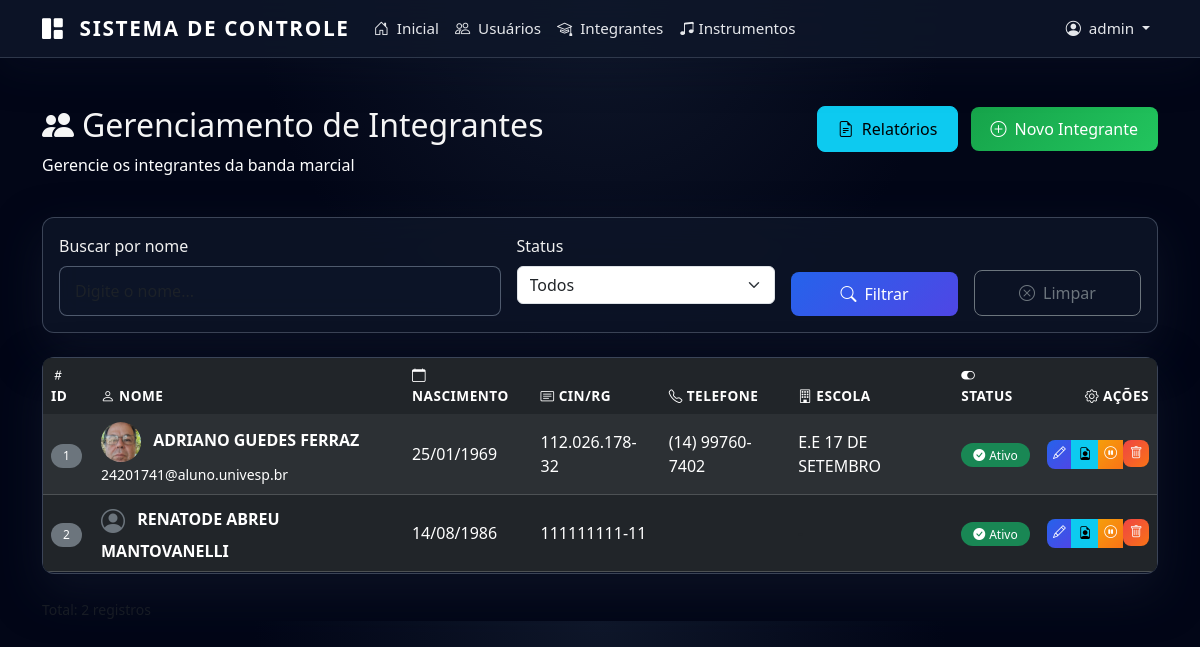
The page /admin/alunos (signed in) on the database its author committed.
### app/models.py (models this page shows, shortened)
class User(UserMixin, db.Model):
    id = db.Column(db.Integer, primary_key=True)
    username = db.Column(db.String(100), unique=True, nullable=False)
    password = db.Column(db.String(255), nullable=False)
    is_admin = db.Column(db.Boolean, default=False)
    is_active = db.Column(db.Boolean, default=True)
    must_change_password = db.Column(db.Boolean, default=True)
    login_attempts = db.Column(db.Integer, default=0)
    blocked_until = db.Column(db.DateTime, nullable=True)

class Aluno(db.Model):
    id = db.Column(db.Integer, primary_key=True)
    nome = db.Column(db.String(200), nullable=False)
    data_nascimento = db.Column(db.Date, nullable=True)
    naturalidade = db.Column(db.String(100))
    cin_rg = db.Column(db.String(20), unique=True)
    email = db.Column(db.String(150))
    telefone = db.Column(db.String(20))
    cep = db.Column(db.String(10))
    endereco = db.Column(db.String(300))
    bairro = db.Column(db.String(100))
    cidade = db.Column(db.String(100))
    estado = db.Column(db.String(2))
    foto_path = db.Column(db.String(500))
    ativo = db.Column(db.Boolean, default=True)
    numero = db.Column(db.String(20))
    complemento = db.Column(db.String(200))
    funcao_id = db.Column(db.Integer, db.ForeignKey('funcao_banda.id'))
    funcao = db.relationship('FuncaoBanda', backref='alunos')
    created_at = db.Column(db.DateTime, default=datetime.utcnow)
    responsaveis = db.relationship('Responsavel', backref='aluno', lazy=True, cascade='all, delete-orphan')
    uniforme = db.relationship('Uniforme', backref='aluno', lazy=True, cascade='all, delete-orphan')
    presencas = db.relationship('Presenca', backref='aluno', lazy=True, cascade='all, delete-orphan')
    instrumentos = db.relationship('AlunoInstrumento', backref='aluno', lazy=True, cascade='all, delete-orphan')
    escolas = db.relationship('AlunoEscola', backref='aluno', lazy=True, cascade='all, delete-orphan')

class AlunoEscola(db.Model):
    id = db.Column(db.Integer, primary_key=True)
    aluno_id = db.Column(db.Integer, db.ForeignKey('aluno.id'), nullable=False)
    escola_id = db.Column(db.Integer, db.ForeignKey('escola.id'), nullable=False)
    data_matricula = db.Column(db.Date, default=datetime.utcnow().date)

class Escola(db.Model):
    id = db.Column(db.Integer, primary_key=True)
    nome = db.Column(db.String(200), nullable=False)
    endereco = db.Column(db.String(300))
    alunos = db.relationship('AlunoEscola', backref='escola', lazy=True)

### app/routes.py (the view)
@main_bp.route("/admin/alunos")
@login_required
def listar_alunos():
    nome_busca = request.args.get('busca', '')
    ativo_filter = request.args.get('ativo', '')
    query = Aluno.query
    if nome_busca:
        query = query.filter(Aluno.nome.ilike(f'%{nome_busca}%'))
    if ativo_filter == '1':
        query = query.filter(Aluno.ativo == True)
    elif ativo_filter == '0':
        query = query.filter(Aluno.ativo == False)
    alunos = query.order_by(Aluno.nome).all()
    return render_template("admin_alunos.html",
                           alunos=alunos,
                           busca=nome_busca,
                           ativo_filter=ativo_filter)

### app/__init__.py (called while the page is built)
@login_manager.user_loader
def load_user(user_id):
    from .models import User
    return User.query.get(int(user_id))

### templates/admin_alunos.html (shortened to what this page needs)
{% extends "base.html" %}
{% block content %}
<div class="container mt-5 fade-in">
  <div class="row mb-4">
    <div class="col-md-8">
      <h2><i class="bi bi-people-fill me-2"></i>Gerenciamento de Integrantes</h2>
      <p class="text-white">Gerencie os integrantes da banda marcial</p>
    </div>
    <div class="col-md-4 text-md-end">
      <a href="{{ url_for('main.relatorio_geral_alunos') }}" class="btn btn-info me-2" target="_blank">
        <i class="bi bi-file-earmark-text me-2"></i>Relatórios
      </a>
      {% if current_user.is_admin %}
      <a href="{{ url_for('main.criar_aluno') }}" class="btn btn-success">
        <i class="bi bi-plus-circle me-2"></i>Novo Integrante
      </a>
      {% endif %}
    </div>
  </div>
  <div class="card mb-4">
    <div class="card-body">
      <form method="GET" action="{{ url_for('main.listar_alunos') }}" class="row g-3">
        <div class="col-md-5">
          <label for="busca" class="form-label">Buscar por nome</label>
          <input type="text" name="busca" id="busca" class="form-control"
                 value="{{ busca }}" placeholder="Digite o nome...">
        </div>
        <div class="col-md-3">
          <label for="ativo" class="form-label">Status</label>
          <select name="ativo" id="ativo" class="form-select">
            <option value="">Todos</option>
          </select>
        </div>
        <div class="col-md-2 d-flex align-items-end">
          <button type="submit" class="btn btn-primary w-100">
            <i class="bi bi-search me-2"></i>Filtrar
          </button>
        </div>
        <div class="col-md-2 d-flex align-items-end">
          <a href="{{ url_for('main.listar_alunos') }}" class="btn btn-outline-secondary w-100">
            <i class="bi bi-x-circle me-2"></i>Limpar
          </a>
        </div>
      </form>
    </div>
  </div>
  <div class="card">
    <div class="card-body p-0">
      <div class="table-responsive">
        <table class="table table-dark table-striped table-hover mb-0">
          <thead class="table-dark">
            <tr>
              <th><i class="bi bi-hash me-1"></i>ID</th>
              <th><i class="bi bi-person me-1"></i>Nome</th>
              <th><i class="bi bi-calendar me-1"></i>Nascimento</th>
              <th><i class="bi bi-card-text me-1"></i>CIN/RG</th>
              <th><i class="bi bi-telephone me-1"></i>Telefone</th>
              <th><i class="bi bi-building me-1"></i>Escola</th>
              <th><i class="bi bi-toggle-on me-1"></i>Status</th>
              <th class="text-end"><i class="bi bi-gear me-1"></i>Ações</th>
            </tr>
          </thead>
          <tbody>
            {% for a in alunos %}
            <tr>
              <td><span class="badge bg-secondary">{{ a.id }}</span></td>
              <td>
                {% if a.foto_path %}
                  <img src="{{ url_for('static', filename=a.foto_path) }}" alt="Foto"
                       class="rounded-circle me-2" style="width: 40px; height: 40px; object-fit: cover;">
                {% else %}
                  <i class="bi bi-person-circle text-secondary me-2" style="font-size: 1.5rem; vertical-align: middle;"></i>
                {% endif %}
                <strong>{{ a.nome }}</strong>
                {% if a.email %}
                  <br><small class="text-white">{{ a.email }}</small>
                {% endif %}
              </td>
              <td>
                {% if a.data_nascimento %}
                  {{ a.data_nascimento.strftime('%d/%m/%Y') }}
                {% else %}
                  <span class="text-muted">-</span>
                {% endif %}
              </td>
              <td>{{ a.cin_rg or ' ' }}</td>
              <td>{{ a.telefone or ' ' }}</td>
              <td>
                {% if a.escolas %}
                  {% for ae in a.escolas %}
                    {{ ae.escola.nome }}{% if not loop.last %}<br>{% endif %}
                  {% endfor %}
                {% else %}
                  <span class="text-muted">-</span>
                {% endif %}
              </td>
              <td>
                {% if a.ativo %}
                  <span class="badge bg-success">
                    <i class="bi bi-check-circle-fill me-1"></i>Ativo
                  </span>
                {% else %}
                  <span class="badge bg-danger">
                    <i class="bi bi-x-circle-fill me-1"></i>Inativo
                  </span>
                {% endif %}
              </td>
              <td class="text-end">
                <div class="btn-group btn-group-sm" role="group" style="white-space: nowrap;">
                  {% if current_user.is_admin %}
                  <a href="{{ url_for('main.editar_aluno', aluno_id=a.id) }}" class="btn btn-primary" title="Editar">
                    <i class="bi bi-pencil"></i>
                  </a>
                  {% endif %}
                  <a href="{{ url_for('main.relatorio_aluno', aluno_id=a.id) }}" class="btn btn-info" title="Relatório", target="_blank"
                     {% if not a.ativo %}style="opacity: 0.5; cursor: not-allowed"{% endif %}>
                    <i class="bi bi-file-earmark-person",></i>
                  </a>
                  {% if current_user.is_admin %}
                  <a href="{{ url_for('main.toggle_aluno', aluno_id=a.id) }}" class="btn {% if a.ativo %}btn-warning{% else %}btn-success{% endif %}"
                     title="{% if a.ativo %}Inativar{% else %}Ativar{% endif %}">
                    <i class="bi {% if a.ativo %}bi-pause-circle{% else %}bi-play-circle{% endif %}"></i>
                  </a>
                  <form action="{{ url_for('main.excluir_aluno', aluno_id=a.id) }}" method="POST" style="display: inline-block;">
                    <button type="submit" class="btn btn-danger" title="Excluir"
                            onclick="return confirm('Inativar {{ a.nome }}?')">
                      <i class="bi bi-trash"></i>
                    </button>
                  </form>
                  {% endif %}
                </div>
              </td>
            </tr>
            {% endfor %}
          </tbody>
        </table>
      </div>
    </div>
  </div>
  <div class="mt-4 text-muted">
    <small>Total: {{ alunos|length }} registros</small>
  </div>
</div>
{% endblock %}

### templates/base.html (shortened to what this page needs)
<!DOCTYPE html>
<html lang="pt-br">
<head>
  <link href="https://cdn.jsdelivr.net/npm/bootstrap@5.3.8/dist/css/bootstrap.min.css" rel="stylesheet">
  <link rel="stylesheet" href="https://cdn.jsdelivr.net/npm/bootstrap-icons@1.11.3/font/bootstrap-icons.min.css">
  <link rel="stylesheet" href="{{ url_for('static', filename='css/style.css') }}">
</head>
<body>
  {% if current_user.is_authenticated %}
  <nav class="navbar navbar-expand-md navbar-dark">
    <div class="container">
      <a class="navbar-brand" href="{{ url_for('main.dashboard') }}">
        <i class="bi bi-grid-1x2-fill me-2"></i> Sistema de Controle
      </a>
      <div class="collapse navbar-collapse" id="navbarNav">
        <ul class="navbar-nav me-auto">
          <li class="nav-item">
            <a class="nav-link" href="{{ url_for('main.dashboard') }}">
              <i class="bi bi-house-door me-1"></i> Inicial
            </a>
          </li>
          {% if current_user.is_admin %}
          <li class="nav-item">
            <a class="nav-link" href="{{ url_for('main.listar_usuarios') }}">
              <i class="bi bi-people me-1"></i> Usuários
            </a>
          </li>
          {% endif %}
          <li class="nav-item">
            <a class="nav-link" href="{{ url_for('main.listar_alunos') }}">
              <i class="bi bi-mortarboard me-1"></i> Integrantes
            </a>
          </li>
          <li class="nav-item">
            <a class="nav-link" href="{{ url_for('main.listar_instrumentos') }}">
              <i class="bi bi-music-note-beamed"></i> Instrumentos
            </a>
          </li>
        </ul>
        <ul class="navbar-nav">
          <li class="nav-item dropdown">
            <a class="nav-link dropdown-toggle" href="#" role="button" data-bs-toggle="dropdown" aria-expanded="false">
              <i class="bi bi-person-circle me-1"></i> {{ current_user.username }}
            </a>
          </li>
        </ul>
      </div>
    </div>
  </nav>
  {% endif %}
  <main class="{% if not current_user.is_authenticated %}min-vh-100{% endif %}">
    {% block content %}{% endblock %}
  </main>
</body>
</html>

### static/css/style.css (style rules this page uses)
:root { --primary-color: #0f172a; --secondary-color: #1e293b; --accent-color: #2563eb; --highlight-color: #e94560; --text-light: #e5e7eb; --text-muted: #9ca3af; --surface-color: #ffffff; --surface-muted: rgba(15, 23, 42, 0.04); --success-color: #22c55e; --warning-color: #facc15; --danger-color: #ef4444; }
body { font-family: system-ui, -apple-system, BlinkMacSystemFont, 'Segoe UI', Tahoma, Geneva, Verdana, sans-serif; background: radial-gradient(circle at top, #0f172a 0, #020617 40%, #020617 100%); color: #e5e7eb; }
.navbar { background: rgba(15, 23, 42, 0.85) !important; backdrop-filter: blur(16px); -webkit-backdrop-filter: blur(16px); border-bottom: 1px solid rgba(148, 163, 184, 0.25); box-shadow: 0 10px 40px rgba(15, 23, 42, 0.35); }
.navbar-brand { font-weight: 700; font-size: 1.3rem; letter-spacing: 0.08em; text-transform: uppercase; }
.nav-link { font-weight: 500; font-size: 0.95rem; color: #e5e7eb !important; transition: color 0.25s ease, opacity 0.25s ease; }
.card { border: none; border-radius: 12px; background: rgba(15, 23, 42, 0.75); backdrop-filter: blur(18px); -webkit-backdrop-filter: blur(18px); border: 1px solid rgba(148, 163, 184, 0.35); box-shadow: 0 18px 45px rgba(15, 23, 42, 0.7); transition: transform 0.3s ease, box-shadow 0.3s ease; }
.btn { border-radius: 8px; font-weight: 500; padding: 10px 20px; transition: all 0.3s ease; }
.btn-success { background: linear-gradient(135deg, #16a34a, #22c55e); border: none; }
.btn-primary { background: linear-gradient(135deg, #2563eb, #4f46e5); border: none; }
.btn-warning { background: linear-gradient(135deg, #f59e0b, #f97316); border: none; color: white; }
.btn-danger { background: linear-gradient(135deg, #ef4444, #f97316); border: none; color: #f9fafb; }
.table { border-radius: 8px; overflow: hidden; }
.table-dark { background-color: var(--primary-color); }
.table thead th { border-bottom: none; font-weight: 600; text-transform: uppercase; font-size: 0.85rem; letter-spacing: 0.5px; }
.table tbody tr { transition: background-color 0.2s ease; }
.badge { padding: 6px 12px; border-radius: 20px; font-weight: 500; font-size: 0.75rem; }
.form-control { border-radius: 8px; border: 1px solid rgba(148, 163, 184, 0.5); padding: 12px 15px; transition: all 0.3s ease; background-color: rgba(15, 23, 42, 0.65); color: #e5e7eb; }
.form-label { font-weight: 500; color: #f0f0f0; margin-bottom: 8px; }
h2, h3, h4, h5, h6 { color: #f5f5f5; }
p { color: #d0d0d0; }
.fade-in { animation: fadeIn 0.5s ease-out; }

### templates/admin_alunos.html (style rules this page uses)
.btn-group-sm .btn { padding: 0.25rem 0.4rem; font-size: 0.8rem; }
.table td { vertical-align: middle; }

### rows shown on the page
User: username "admin"
Aluno: id "1", foto_path (picture), nome "ADRIANO GUEDES FERRAZ", email "24201741@aluno.univesp.br", data_nascimento "25/01/1969", cin_rg "112.026.178-32", telefone "(14) 99760-7402", ativo True (drawn)
AlunoEscola: escola.nome "E.E 17 DE SETEMBRO"
Aluno: id "2", nome "RENATODE ABREU MANTOVANELLI", data_nascimento "14/08/1986", cin_rg "111111111-11", ativo True (drawn)

### other values the page prints
{{ alunos|length }} "2"
